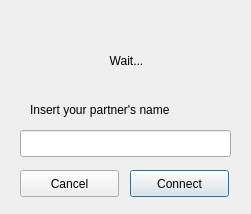
<?xml version="1.0" encoding="UTF-8"?>
<ui version="4.0">
 <class>CreateChat</class>
 <widget class="QDialog" name="CreateChat">
  <property name="geometry">
   <rect>
    <x>0</x>
    <y>0</y>
    <width>251</width>
    <height>214</height>
   </rect>
  </property>
  <property name="windowTitle">
   <string>Dialog</string>
  </property>
  <widget class="QLineEdit" name="name_line">
   <property name="geometry">
    <rect>
     <x>20</x>
     <y>130</y>
     <width>211</width>
     <height>27</height>
    </rect>
   </property>
  </widget>
  <widget class="QPushButton" name="connect_btn">
   <property name="geometry">
    <rect>
     <x>130</x>
     <y>170</y>
     <width>99</width>
     <height>27</height>
    </rect>
   </property>
   <property name="text">
    <string>Connect</string>
   </property>
  </widget>
  <widget class="QPushButton" name="cancel_btn">
   <property name="geometry">
    <rect>
     <x>20</x>
     <y>170</y>
     <width>99</width>
     <height>27</height>
    </rect>
   </property>
   <property name="text">
    <string>Cancel</string>
   </property>
  </widget>
  <widget class="QLabel" name="info_label">
   <property name="geometry">
    <rect>
     <x>6</x>
     <y>40</y>
     <width>241</width>
     <height>41</height>
    </rect>
   </property>
   <property name="text">
    <string>Wait...</string>
   </property>
   <property name="alignment">
    <set>Qt::AlignCenter</set>
   </property>
  </widget>
  <widget class="QLabel" name="label_2">
   <property name="geometry">
    <rect>
     <x>30</x>
     <y>100</y>
     <width>201</width>
     <height>20</height>
    </rect>
   </property>
   <property name="text">
    <string>Insert your partner's name</string>
   </property>
  </widget>
 </widget>
 <resources/>
 <connections/>
</ui>
